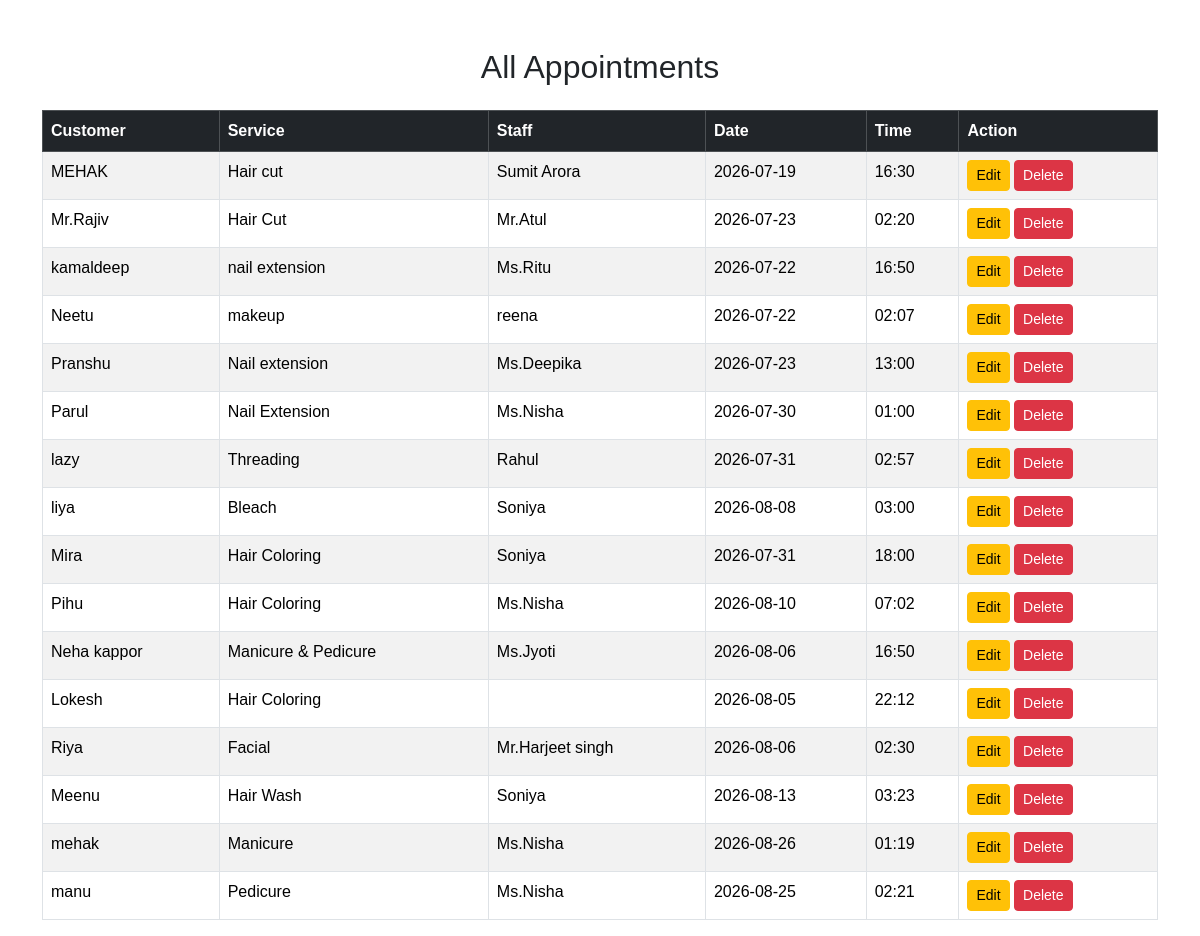
Before: /view_appointment with the older database file.
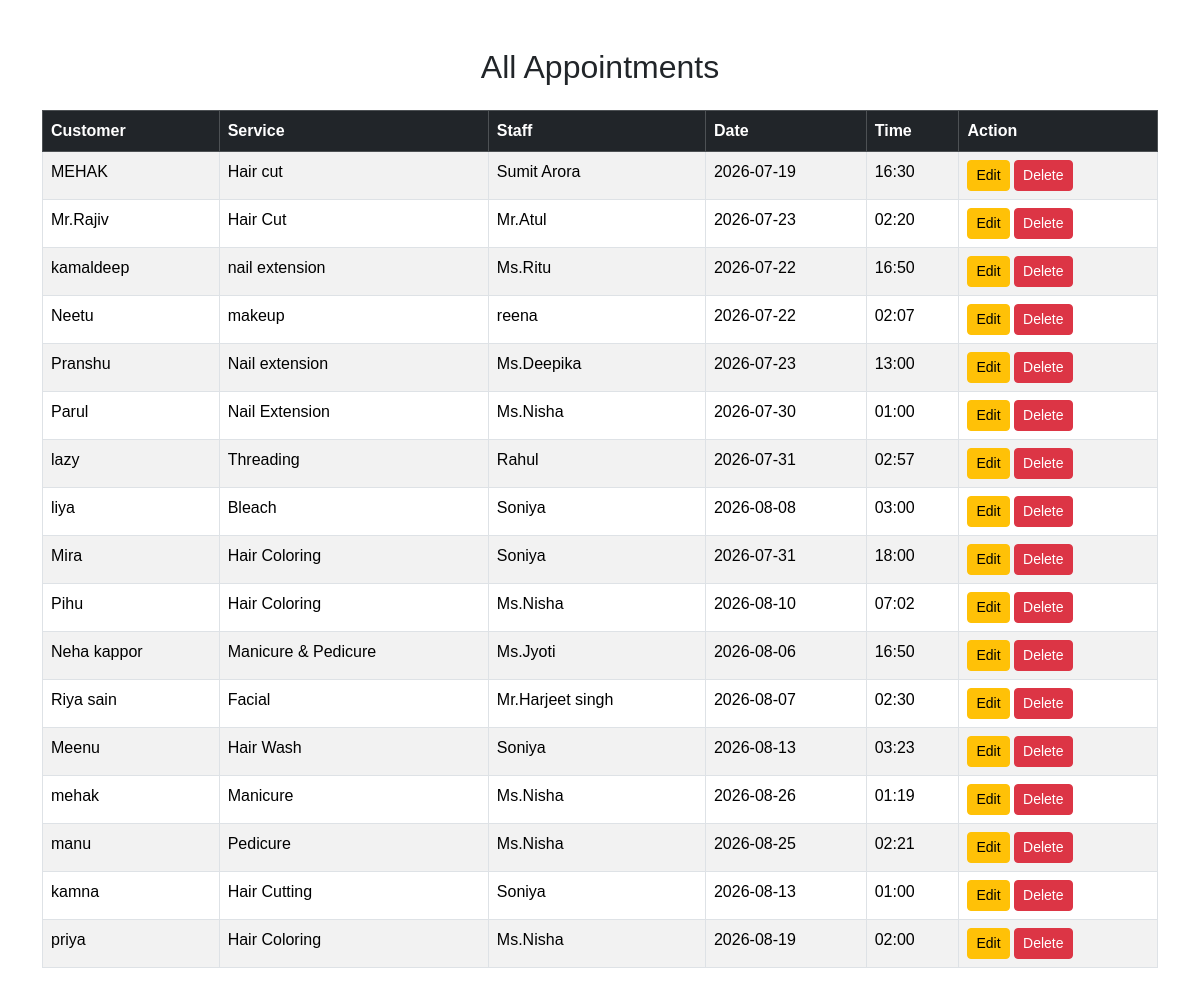
After: the same page with the newer database file.
### models.py (models this page shows)
class Appointment(db.Model):
    id = db.Column(db.Integer, primary_key=True)
    customer_name = db.Column(db.String(100), nullable=False)
    service_name = db.Column(db.String(100), nullable=False)
    staff_name = db.Column(db.String(100), nullable=False)
    appointment_date = db.Column(db.String(20), nullable=False)
    appointment_time = db.Column(db.String(20), nullable=False)

### app.py (the view)
@app.route('/view_appointment')
def view_appointment():
    appointment = Appointment.query.all()
    return render_template("view_appointment.html", appointment=appointment)

### templates/view_appointment.html
{% extends "base.html" %}
{% block content %}
<div class="container mt-5">
    <h2 class="text-center mb-4">All Appointments</h2>
    <table class="table table-bordered table-striped">
        <thead class="table-dark">
            <tr>
                <th>Customer</th>
                <th>Service</th>
                <th>Staff</th>
                <th>Date</th>
                <th>Time</th>
                <th>Action</th>
            </tr>
        </thead>
        <tbody>
        {% for appointment in appointment %}
        <tr>
            <td>{{ appointment.customer_name }}</td>
            <td>{{ appointment.service_name }}</td>
            <td>{{ appointment.staff_name }}</td>
            <td>{{ appointment.appointment_date }}</td>
            <td>{{ appointment.appointment_time }}</td>
            <td>
                <a href="/edit_appointment/{{ appointment.id }}"
                   class="btn btn-warning btn-sm">
                    Edit
                </a>
                <a href="/delete_appointment/{{ appointment.id }}"
                   class="btn btn-danger btn-sm">
                    Delete
                </a>
            </td>
        </tr>
        {% endfor %}
        </tbody>
    </table>
</div>
{% endblock %}

### templates/base.html (shortened to what this page needs)
<!DOCTYPE html>
<html>
<head>
    <link rel="stylesheet" href="{{ url_for('static', filename='css/style.css') }}">
       <link href="https://cdn.jsdelivr.net/npm/bootstrap@5.3.7/dist/css/bootstrap.min.css" rel="stylesheet">
</head>
<body>
<div >
{% block content %}
{% endblock %}
</div>
</body>
</html>

### static/css/style.css (style rules this page uses)
* { margin:0; padding:0; box-sizing:border-box; font-family:'Poppins',sans-serif; }
body { background:linear-gradient(135deg,#aa768b,#d9b5ef,#aecef4); min-height:100vh; }
body { font-family:'Poppins',sans-serif; background:#424142; }
body { background:linear-gradient(135deg,#fb9fc4,#fff5f8); font-family:'Poppins',sans-serif; }
body { background:linear-gradient(135deg,#fff0f5,#ffe4ec); font-family:'Poppins',sans-serif; }
html,body { margin: 0; padding: 0%; width: 100%; overflow-x: hidden; }
body { background: #f5f5f5; margin: 0; }
body { background:#f58ebf; }

Changed rows visible on the page:
removed Appointment: customer_name "Lokesh", service_name "Hair Coloring", appointment_date "2026-08-05", appointment_time "22:12"
changed Appointment "Facial": customer_name "Riya" → "Riya sain"; appointment_date "2026-08-06" → "2026-08-07"
added Appointment: customer_name "kamna", service_name "Hair Cutting", staff_name "Soniya", appointment_date "2026-08-13", appointment_time "01:00"
added Appointment: customer_name "priya", service_name "Hair Coloring", staff_name "Ms.Nisha", appointment_date "2026-08-19", appointment_time "02:00"
